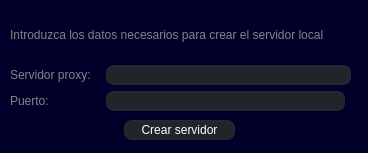
<?xml version="1.0" encoding="UTF-8"?>
<ui version="4.0">
 <class>sesion</class>
 <widget class="QDialog" name="sesion">
  <property name="enabled">
   <bool>true</bool>
  </property>
  <property name="geometry">
   <rect>
    <x>0</x>
    <y>0</y>
    <width>368</width>
    <height>153</height>
   </rect>
  </property>
  <property name="windowTitle">
   <string>Datos necesarios</string>
  </property>
  <property name="windowIcon">
   <iconset>
    <normaloff>../../Users/lcisn/Downloads/cropped-logo_grande_blancopng.png</normaloff>../../Users/lcisn/Downloads/cropped-logo_grande_blancopng.png</iconset>
  </property>
  <property name="styleSheet">
   <string notr="true">QDialog {
	border-radius: 30px;
	background-color: rgb(0, 0, 43)

}

QLineEdit {
	border: 2px solid rgb(37,39,48);
	border-radius: 8px;
	color: #FFF;
	padding-left: 10px;
	padding-right: 10px;
	background-color: rgb(34,36,44);
}

QLineEdit:hover {
	border: 2px solid rgb(48,50,62);
}

QLineEdit:focus {
	border: 2px solid rgb(85,170,255);
	background-color: rgb(43,45,56);
}

QLabel {
	color:rgb(132, 132, 132)
}

QPushButton {
	border: 2px solid rgb(37,39,48);
	border-radius: 8px;
	color: #FFF;
	padding-left: 10px;
	padding-right: 10px;
	background-color: rgb(34,36,44);
}</string>
  </property>
  <widget class="QWidget" name="layoutWidget">
   <property name="geometry">
    <rect>
     <x>10</x>
     <y>10</y>
     <width>341</width>
     <height>101</height>
    </rect>
   </property>
   <layout class="QGridLayout" name="gridLayout">
    <item row="0" column="0" colspan="4">
     <widget class="QLabel" name="label_5">
      <property name="text">
       <string>Introduzca los datos necesarios para crear el servidor local</string>
      </property>
     </widget>
    </item>
    <item row="2" column="0" colspan="2">
     <widget class="QLabel" name="label_2">
      <property name="minimumSize">
       <size>
        <width>90</width>
        <height>0</height>
       </size>
      </property>
      <property name="layoutDirection">
       <enum>Qt::RightToLeft</enum>
      </property>
      <property name="autoFillBackground">
       <bool>false</bool>
      </property>
      <property name="styleSheet">
       <string notr="true">QLabel {	
	color:rgb(132, 132, 132);
	background-color: rgb(0, 0, 43)}</string>
      </property>
      <property name="text">
       <string>Puerto: </string>
      </property>
     </widget>
    </item>
    <item row="1" column="0" colspan="2">
     <widget class="QLabel" name="label">
      <property name="text">
       <string>Servidor proxy: </string>
      </property>
     </widget>
    </item>
    <item row="2" column="2">
     <widget class="QLineEdit" name="portLine"/>
    </item>
    <item row="1" column="2" colspan="2">
     <widget class="QLineEdit" name="proxyLine"/>
    </item>
   </layout>
  </widget>
  <widget class="QPushButton" name="login">
   <property name="geometry">
    <rect>
     <x>124</x>
     <y>120</y>
     <width>111</width>
     <height>20</height>
    </rect>
   </property>
   <property name="text">
    <string>Crear servidor</string>
   </property>
  </widget>
 </widget>
 <resources/>
 <connections>
  <connection>
   <sender>login</sender>
   <signal>clicked()</signal>
   <receiver>sesion</receiver>
   <slot>close()</slot>
   <hints>
    <hint type="sourcelabel">
     <x>276</x>
     <y>129</y>
    </hint>
    <hint type="destinationlabel">
     <x>347</x>
     <y>84</y>
    </hint>
   </hints>
  </connection>
 </connections>
</ui>
